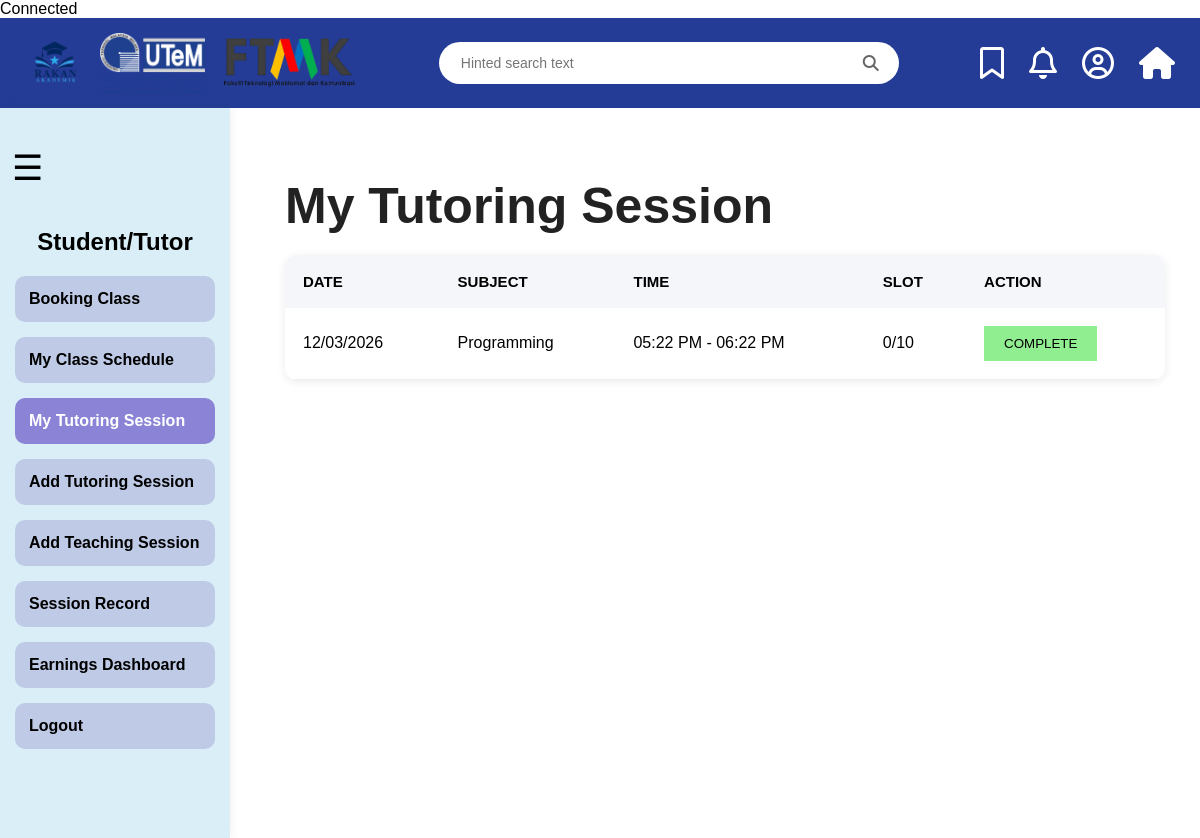
Page /mytutoringsession.php (signed in) on the committed database.
### mytutoringsession.php (the view, shortened to what this page needs)
<?php
include("db_connect.php");
$matricNoTutor = $_SESSION['matric'];
$sql = "
SELECT *
FROM `teaching record`
WHERE matricNoTutor='$matricNoTutor'
ORDER BY sessionDate ASC
";
$result = mysqli_query($conn,$sql);
?>
<!DOCTYPE html>
<html>
<head>
<link rel="stylesheet"
href="https://cdnjs.cloudflare.com/ajax/libs/font-awesome/6.5.1/css/all.min.css">
<link rel="stylesheet" href="style.css">
</head>
<body>
<div class="header">
    <div class="header-left">
        <img src="images/logoRakan.png"
        class="header-logo">
        <img src="images/logoUtem.png"
        class="header-logo">
        <img src="images/logoFtmk.png"
        class="header-logo">
    </div>
    <div class="search-box">
        <input type="text"
        placeholder="Hinted search text">
        <i class="fas fa-search"></i>
    </div>
    <div class="header-icons">
        <i class="far fa-bookmark"></i>
        <i class="far fa-bell"></i>
        <i class="far fa-user-circle"></i>
        <i class="fas fa-home"
        onclick="location.href='dashboard.php'"></i>
    </div>
</div>
<div id="sidebar" class="sidebar">
    <div class="menu-btn"
    onclick="toggleSidebar()">
        ☰
    </div>
    <h2>Student/Tutor</h2>
    <nav>
        <ul>
            <li><a href="booking.php">Booking Class</a></li>
            <li><a href="myclassschedule.php">
                My Class Schedule
            </a></li>
            <li><a href="mytutoringsession.php"
            class="active-menu">
                My Tutoring Session
            </a></li>
            <li><a href="addtutoringsession.php">
                Add Tutoring Session
            </a></li>
            <li><a href="teachingsessionrecord.php">
                Add Teaching Session
            </a></li>
            <li><a href="sessionrecord.php">
                Session Record
            </a></li>
            <li><a href="earningsdashboard.php">
                Earnings Dashboard
            </a></li>
            <li><a href="#">
                Logout
            </a></li>
        </ul>
    </nav>
</div>
<div class="content">
<h1>My Tutoring Session</h1>
<table>
<tr>
    <th>DATE</th>
    <th>SUBJECT</th>
    <th>TIME</th>
    <th>SLOT</th>
    <th>ACTION</th>
</tr>
<?php
while($row=mysqli_fetch_assoc($result))
{
    $recordID = $row['recordID'];
    $countSql = "
    SELECT COUNT(*) AS total
    FROM booking
    WHERE recordID='$recordID'
    ";
    $countResult = mysqli_query($conn,$countSql);
    $countRow = mysqli_fetch_assoc($countResult);
    $totalStudent = $countRow['total'];
?>
<tr>
<td>
<?php
echo date(
"d/m/Y",
strtotime($row['sessionDate'])
);
?>
</td>
<td>
<?php
echo $row['subject'];
?>
</td>
<td>
<?php
echo date(
"h:i A",
strtotime($row['startTime'])
);
?>
-
<?php
echo date(
"h:i A",
strtotime($row['endTime'])
);
?>
</td>
<td>
<?php
echo $totalStudent . "/10";
?>
</td>
<td>
<?php
if(strtotime($row['sessionDate']) < strtotime(date("Y-m-d")))
{
?>
<button class="complete">
COMPLETE
</button>
<?php
}
else
{
?>
<button class="upcoming">
UPCOMING
</button>
<?php
}
?>
</td>
</tr>
<?php
}
?>
</table>
</div>
</body>
</html>

### style.css (style rules this page uses)
body { margin:0; font-family:Arial, sans-serif; }
.header { height:90px; background:#243c96; display:flex; justify-content:space-between; align-items:center; padding:0 25px; }
.header-left { display:flex; align-items:center; gap:15px; }
.header-logo { height:60px; width:auto; }
.search-box { width:420px; background:white; border-radius:30px; padding:12px 20px; display:flex; align-items:center; }
.search-box input { border:none; outline:none; flex:1; font-size:14px; }
.search-box i { color:#666; }
.header-icons { display:flex; align-items:center; gap:25px; color:white; font-size:32px; }
.header-icons i { cursor:pointer; }
.menu-btn { font-size:35px; cursor:pointer; padding:20px 12px; transition:0.3s; }
.sidebar { width:230px; background:#d9eef7; height:calc(100vh - 90px); padding-top:20px; box-shadow:2px 0 8px rgba(0,0,0,0.05); transition:0.3s; overflow:hidden; position:absolute; left:0; }
.sidebar h2 { text-align:center; }
.sidebar ul { list-style:none; padding:0; }
.sidebar li { margin:15px; }
.sidebar a { display:block; padding:14px; background:#bfcbe6; text-decoration:none; color:black; border-radius:10px; font-weight:600; transition:0.3s; }
.active-menu { background:#8b84d6 !important; color:white !important; }
.content { margin-left:250px; padding:35px; transition:0.3s; }
.content h1 { font-size:50px; margin-bottom:20px; color:#222; }
table { width:100%; border-collapse:collapse; background:white; border-radius:12px; overflow:hidden; box-shadow:0 2px 10px rgba(0,0,0,0.08); }
th { background:#f4f6fa; padding:18px; text-align:left; font-size:15px; }
td { padding:18px; border-bottom:1px solid #eee; }
.complete { background:lightgreen; border:none; padding:10px 20px; cursor:pointer; }

### rows in the picture
teaching record: sessionDate "12/03/2026", subject "Programming", startTime "05:22 PM", endTime "06:22 PM", totalStudent "0", shows "COMPLETE"
